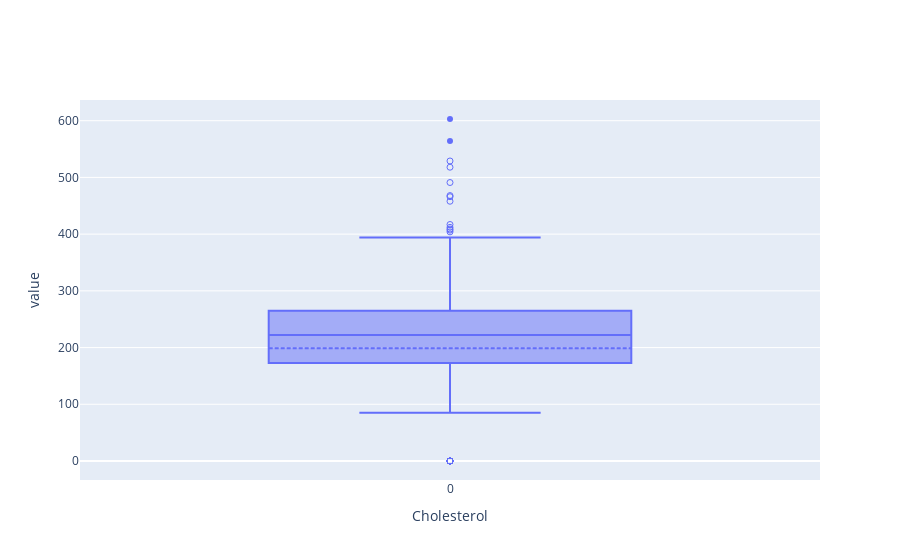

Source (notebook cell):
### Code cell
psdf_heart['Cholesterol'].plot.box()

### Figure 1 — Plotly figure (JSON) as saved in the notebook; plotly's stock layout.template omitted (floating-point values rounded to 4 significant figures; data arrays with more than 128 entries replaced by an {"elided": "..."} marker saying what was removed)
{"data": [{"boxpoints": "suspectedoutliers", "lowerfence": [85], "mean": [198.8], "median": [222], "name": "Cholesterol", "notched": false, "q1": [173], "q3": [265], "type": "box", "upperfence": [394], "y": {"elided": "1x185 int values"}}], "layout": {"autosize": true, "xaxis": {"autorange": true, "range": [-0.5, 0.5], "title": {"text": "Cholesterol"}}, "yaxis": {"autorange": true, "range": [-33.5, 636.5], "title": {"text": "value"}, "type": "linear"}}}
